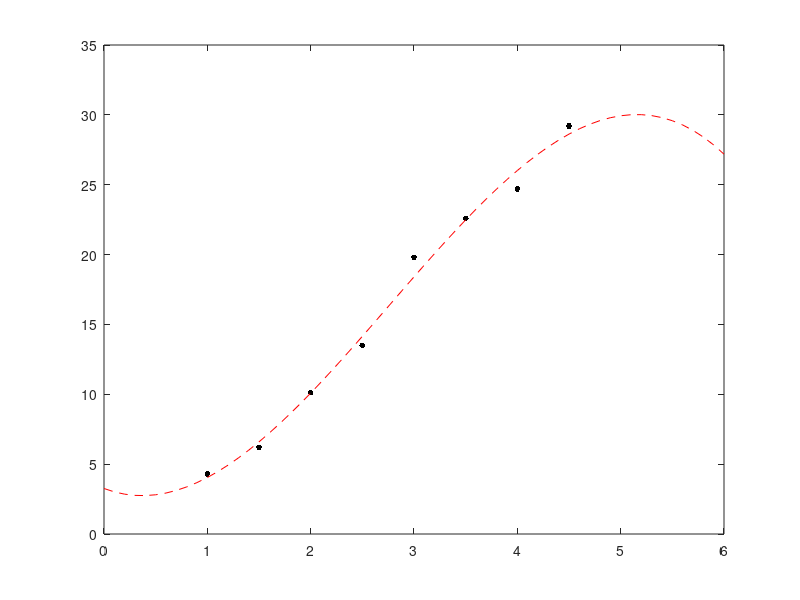

Reproduce this figure in MATLAB.
x = [1:0.5:4.5];
y = [4.3 6.2 10.1 13.5 19.8 22.6 24.7 29.2];
plot(x,y,'.k','MarkerSize',13)

for i = 1:4 
    for j = 1:4
        C(i,j) = sum(x.^(i+j-2));
    end
    D(i,1)=sum(y.*(x.^(i-1)));
end

clear i j

E = C\D

x2=[0:0.1:6];
Y = polyval(fliplr(E'),x2)

hold on
plot(x2,Y,'r--')

clear

%Wat het gevraagde plot levert.
